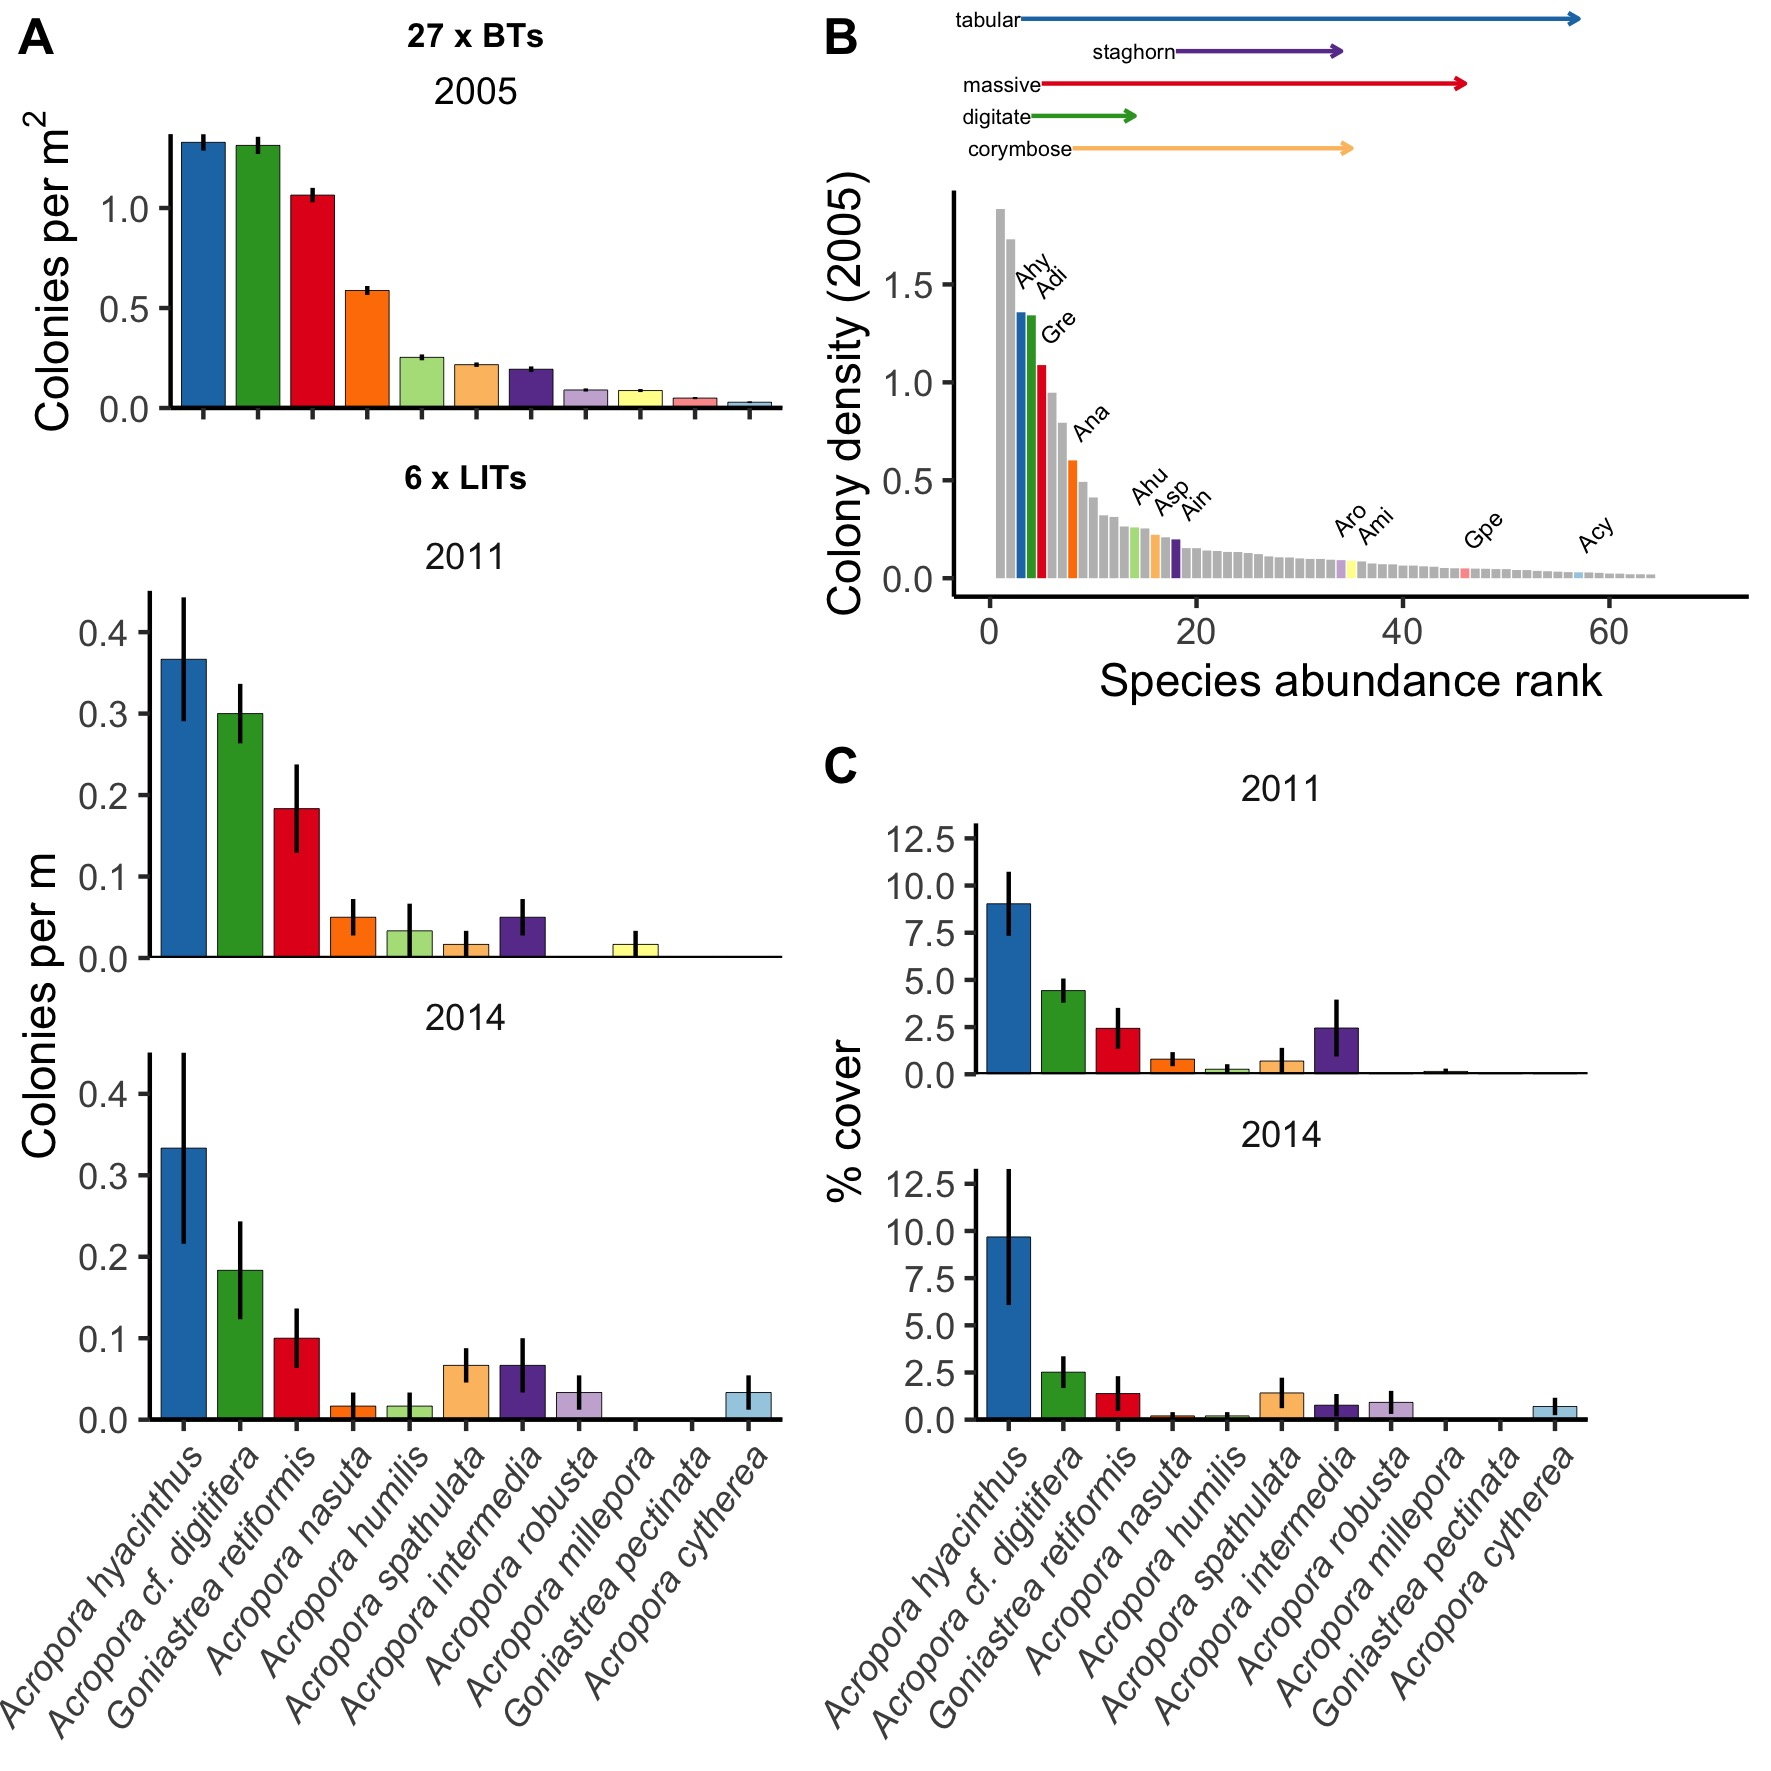

Reproduce this figure in R.

head(d08B)

triplot<-plot_grid(
ggplot(d08B, aes(reorder(spp, -abundance_05), N/10, fill=spp))+
stat_summary(fun="mean", geom = "bar", width=0.8, col="black", size=0.1)+
stat_summary(fun.data = mean_se, geom = "errorbar", width=0)+
guides(fill="none")+
labs(y=expression(Colonies~per~m^2))+
scale_fill_manual(values=cols)+
scale_y_continuous(expand=c(0,0))+
geom_hline(yintercept=0)+
theme_classic()+
labs(title="27 x BTs",subtitle="2005")+
theme(axis.title.x=element_blank(), 
axis.text.x=element_blank(),
plot.title=element_text(size=8, hjust=0.5, face="bold"),
plot.subtitle=element_text(size=9, hjust=0.5),strip.background=element_blank())
,
ggplot(data=abun, aes(reorder(species, -abundance_05), N/10, fill=spp))+
#geom_bar(data=tri2.av, aes(reorder(species, -abun05), N/10, fill=species),stat="identity")+
stat_summary(fun="mean", geom = "bar", width=0.8, col="black", size=0.1)+
stat_summary(fun.data = mean_se, geom = "errorbar", width=0)+
facet_wrap(~year, ncol=1)+
guides(fill="none")+
labs(title="6 x LITs",y="Colonies per m")+
scale_fill_manual(values=cols)+
scale_y_continuous(expand=c(0,0))+
geom_hline(yintercept=0)+
theme_classic()+
theme(axis.title.x=element_blank(), 
plot.title=element_text(size=8, hjust=0.5, face="bold"),
axis.text.x=element_text(angle=55, hjust=1, face="italic"), strip.background=element_blank()),
ncol=1, rel_heights=c(1,3))
triplot


covplot <- ggplot(data=abun, aes(reorder(species, -abundance_05), cover, fill=spp))+
#geom_bar(data=tri2.av, aes(reorder(species, -abun05), N/10, fill=species),stat="identity")+
stat_summary(fun="mean", geom = "bar", width=0.8, col="black", size=0.1)+
stat_summary(fun.data = mean_se, geom = "errorbar", width=0)+
facet_wrap(~year, ncol=1)+
guides(fill="none")+
labs(y="% cover")+
scale_fill_manual(values=cols)+
scale_y_continuous(expand=c(0,0))+
geom_hline(yintercept=0)+
theme_classic()+
theme(axis.title.x=element_blank(), 
plot.title=element_text(size=8, hjust=0.5, face="bold"),
axis.text.x=element_text(angle=55, hjust=1, face="italic"), strip.background=element_blank())
covplot

#######################################
# SADs
#######################################

sad <- read.csv("data/abundance/dornelas2008.csv")

head(sad)
sad$species[sad$species=="Acropora fat dig"] <- "Acropora cf. digitifera"
sad$spp <- params$spp[match(sad$species, params$species)]
sad$spp <- as.character(sad$spp)
sad$spp[is.na(sad$spp)]<-"Other"
cols2 <- c(cols, "Other"="Grey")
sad
sad <- sad[order(sad$abundance),]
sad$rank <- c(nrow(sad):1)
sad$morphology<-params$morph[match(sad$spp, params$spp)]

sadplot <- plot_grid(
ggplot(sad[!is.na(sad$morphology),], aes(y=morphology, x=rank))+
geom_line(aes(col=morphology), arrow=arrow(length=unit(1,"mm")))+
xlim(c(0,70))+
geom_text(data=sad[sad$spp %in% c("Ahy","Adi","Ana","Ain","Gre"),], aes(label=morphology), size=1.8, hjust=1)+
scale_colour_manual(values=colsC)+
theme_void()+
#scale_colour_manual(values=colsC)+
guides(col="none"),
ggplot(subset(sad, abundance>50), aes(rank, abundance/2700))+geom_segment(aes(rank, xend=rank, y=0, yend=abundance/2700, col=spp), size=1)+
scale_colour_manual(values=cols2)+
labs(x="Species abundance rank", y="Colony density (2005)")+
geom_text_repel(data=sad[!sad$spp=="Other",], aes(rank, y=(abundance/2700)+0.2, label=spp), angle=45, size=2, force=0.001, hjust=0)+
xlim(c(0,70))+
theme_classic()+
guides(colour="none"),
ncol=1, align="v", axis="lr", rel_heights=c(0.3,1))

sadplot


fig.s2 <- plot_grid(triplot, plot_grid(sadplot, plot_grid(covplot,NULL, rel_widths=c(1,0.2)), ncol=1, rel_heights=c(0.7,1), labels=c("B","C"), label_size=12), nrow=1, rel_widths=c(1,1.2), labels=c("A",""), label_size=12)
fig.s2
